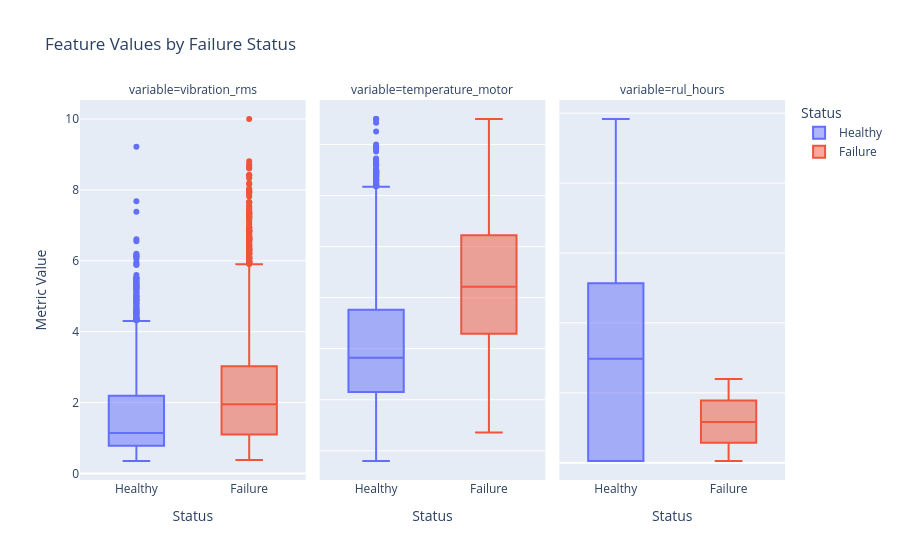

Here is the notebook cell this chart was saved with:
### Markdown cell above
### 1.5 Feature vs Target Analysis
Boxplots are useful to see if certain features have significantly different distributions when a failure is imminent.

### Code cell
plot_cols = ["vibration_rms", "temperature_motor", "rul_hours"]
df_melted = dataset.melt(id_vars=["failure_within_24h"], value_vars=plot_cols)
df_melted["failure_within_24h"] = df_melted["failure_within_24h"].map({0: "Healthy", 1: "Failure"})

fig_box = px.box(
    df_melted, 
    x="failure_within_24h", 
    y="value", 
    color="failure_within_24h", 
    facet_col="variable", 
    facet_col_wrap=3,
    title="Feature Values by Failure Status",
    labels={"value": "Metric Value", "failure_within_24h": "Status"}
)
fig_box.update_yaxes(matches=None)
fig_box.show()

### Figure 1 — Plotly figure (JSON) as saved in the notebook; plotly's stock layout.template omitted (floating-point values rounded to 4 significant figures; data arrays with more than 128 entries replaced by an {"elided": "..."} marker saying what was removed)
{"data": [{"alignmentgroup": "True", "hovertemplate": "Status=%{x}<br>variable=vibration_rms<br>Metric Value=%{y}<extra></extra>", "legendgroup": "Healthy", "marker": {"color": "#636efa"}, "name": "Healthy", "notched": false, "offsetgroup": "Healthy", "orientation": "v", "showlegend": true, "type": "box", "x": {"elided": "20482 str values"}, "x0": " ", "xaxis": "x", "y": {"elided": "20482 float values"}, "y0": " ", "yaxis": "y"}, {"alignmentgroup": "True", "hovertemplate": "Status=%{x}<br>variable=temperature_motor<br>Metric Value=%{y}<extra></extra>", "legendgroup": "Healthy", "marker": {"color": "#636efa"}, "name": "Healthy", "notched": false, "offsetgroup": "Healthy", "orientation": "v", "showlegend": false, "type": "box", "x": {"elided": "20482 str values"}, "x0": " ", "xaxis": "x2", "y": {"elided": "20482 float values"}, "y0": " ", "yaxis": "y2"}, {"alignmentgroup": "True", "hovertemplate": "Status=%{x}<br>variable=rul_hours<br>Metric Value=%{y}<extra></extra>", "legendgroup": "Healthy", "marker": {"color": "#636efa"}, "name": "Healthy", "notched": false, "offsetgroup": "Healthy", "orientation": "v", "showlegend": false, "type": "box", "x": {"elided": "20482 str values"}, "x0": " ", "xaxis": "x3", "y": {"elided": "20482 float values"}, "y0": " ", "yaxis": "y3"}, {"alignmentgroup": "True", "hovertemplate": "Status=%{x}<br>variable=vibration_rms<br>Metric Value=%{y}<extra></extra>", "legendgroup": "Failure", "marker": {"color": "#EF553B"}, "name": "Failure", "notched": false, "offsetgroup": "Failure", "orientation": "v", "showlegend": true, "type": "box", "x": {"elided": "3560 str values"}, "x0": " ", "xaxis": "x", "y": {"elided": "3560 float values"}, "y0": " ", "yaxis": "y"}, {"alignmentgroup": "True", "hovertemplate": "Status=%{x}<br>variable=temperature_motor<br>Metric Value=%{y}<extra></extra>", "legendgroup": "Failure", "marker": {"color": "#EF553B"}, "name": "Failure", "notched": false, "offsetgroup": "Failure", "orientation": "v", "showlegend": false, "type": "box", "x": {"elided": "3560 str values"}, "x0": " ", "xaxis": "x2", "y": {"elided": "3560 float values"}, "y0": " ", "yaxis": "y2"}, {"alignmentgroup": "True", "hovertemplate": "Status=%{x}<br>variable=rul_hours<br>Metric Value=%{y}<extra></extra>", "legendgroup": "Failure", "marker": {"color": "#EF553B"}, "name": "Failure", "notched": false, "offsetgroup": "Failure", "orientation": "v", "showlegend": false, "type": "box", "x": {"elided": "3560 str values"}, "x0": " ", "xaxis": "x3", "y": {"elided": "3560 float values"}, "y0": " ", "yaxis": "y3"}], "layout": {"annotations": [{"font": {}, "showarrow": false, "text": "variable=vibration_rms", "x": 0.16, "xanchor": "center", "xref": "paper", "y": 1, "yanchor": "bottom", "yref": "paper"}, {"font": {}, "showarrow": false, "text": "variable=temperature_motor", "x": 0.5, "xanchor": "center", "xref": "paper", "y": 1, "yanchor": "bottom", "yref": "paper"}, {"font": {}, "showarrow": false, "text": "variable=rul_hours", "x": 0.84, "xanchor": "center", "xref": "paper", "y": 1, "yanchor": "bottom", "yref": "paper"}], "boxmode": "overlay", "legend": {"title": {"text": "Status"}, "tracegroupgap": 0}, "title": {"text": "Feature Values by Failure Status"}, "xaxis": {"anchor": "y", "categoryarray": ["Healthy", "Failure"], "categoryorder": "array", "domain": [0, 0.32], "title": {"text": "Status"}}, "xaxis2": {"anchor": "y2", "categoryarray": ["Healthy", "Failure"], "categoryorder": "array", "domain": [0.34, 0.66], "matches": "x", "title": {"text": "Status"}}, "xaxis3": {"anchor": "y3", "categoryarray": ["Healthy", "Failure"], "categoryorder": "array", "domain": [0.68, 1.0], "matches": "x", "title": {"text": "Status"}}, "yaxis": {"anchor": "x", "domain": [0, 1], "title": {"text": "Metric Value"}}, "yaxis2": {"anchor": "x2", "domain": [0, 1], "showticklabels": false}, "yaxis3": {"anchor": "x3", "domain": [0, 1], "showticklabels": false}}}
